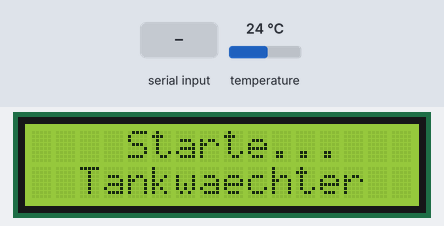
This sketch was run on a simulated Arduino Uno, built with avr-gcc and run on an emulated ATmega328P. Parts: 16×2 character LCD. The inputs (shaded band) are chosen by the test bench; at power-on: temperature 24 °C. What the sketch prints to the serial monitor is not drawn.

Above: at 1.3 s.
1.4 s: byte 11 (11) received over Serial
At 1.9 s:
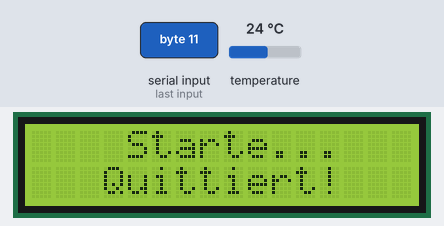
At 31.8 s:
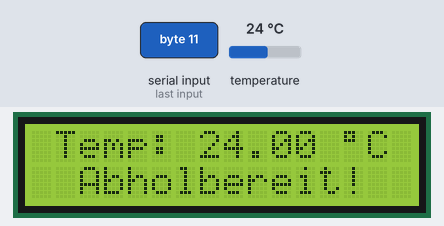
Timing chart, 0 to 32.2 s (numbered marks = the images above; inputs shaded):
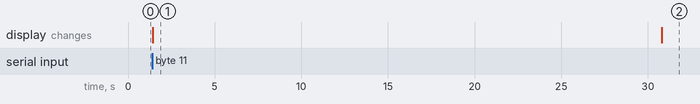

Measured:
- after the input at 1.4 s, the display: changes at once (image 1)
- what the display in image 1 shows lasts 29.4 s, from 1.4 s to 30.8 s

The sketch:

sketch_mar05a.ino
```cpp
#include <OneWire.h>
#include <DallasTemperature.h>
#include <LiquidCrystal_I2C.h>

// Der PIN D2 (GPIO 4) wird als BUS-Pin verwendet
#define ONE_WIRE_BUS 4

int incomingByte = 0; // Für eingehende serielle Daten

LiquidCrystal_I2C lcd(0x27,16,2);

OneWire oneWire(ONE_WIRE_BUS);
DallasTemperature DS18B20(&oneWire);

// In dieser Variable wird die Temperatur gespeichert
float temperatur;

// 0 = 600min ueber 13 Grad
// 1 = 360min ueber 16 Grad
// 2 = 300min ueber 28 Grad
// 3 = Ist ueber 600 min 13 Grad
// 4 = Ist ueber 360 min 26 Grad
// 5 = Ist ueber 300 min 28 Grad
// 6 = 300 min Netzwerk weg
// 7 = Ist ueber 300 min Netzwerk weg
// 8 = Ist ausgeloest
unsigned long zeitSpeicher[] = {0,0,0,0,0,0,0,0,0};
unsigned long timer = 0;
unsigned long warteButton = 0;
int fehlerAnzeige = 0;

int quittButtonZaehler = 0;
int reiniugungsButtonZaehler = 0;
int motorButtonZaehler = 0;

void setup(){
  Serial.begin(115200);

  // QuitButton
  pinMode(A0, INPUT);
  // DS18B20 initialisieren
  DS18B20.begin();
  // LCD-Display initialisieren
  lcd.init();
  lcd.backlight();
  lcd.setCursor(0,0);
  lcd.print("    Starte...");
  lcd.setCursor(0,1);
  lcd.print("  Tankwaechter");
}


void leseTemp() {
  DS18B20.requestTemperatures();
  temperatur = DS18B20.getTempCByIndex(0);
  checkTemp();
  // Ausgabe im seriellen Monitor
  Serial.println(String(temperatur) + " °C");
  lcd.setCursor(1,0);
  lcd.print("Temp: " + String(temperatur) + " \337C");
  switch (fehlerAnzeige){
    case 0:
      lcd.setCursor(0,1);
      lcd.print("  Abholbereit!");
      break;
    case 1:
      lcd.setCursor(0,1);
      lcd.print(" Nicht Laden!!!");
      break;
  }
}

// Check Temperatur nach Zeit
void checkTemp() {
  if (temperatur >= 28){
    Serial.println("Ueber 28 Grad");
    if (zeitSpeicher[2] >= 0 && zeitSpeicher[5] == 0) {
      zeitSpeicher[2] = millis();
      zeitSpeicher[3] = 0;
      zeitSpeicher[4] = 0;
      zeitSpeicher[5] = 1;
    }
    if (millis() >= zeitSpeicher[2] + (300*60000)){
      Serial.println("Ausgeloest! Temperatur ueber 28 Grad fuer 300 Minuten!");
      zeitSpeicher[5] = 0;
      fehlerAnzeige = 1;
    }
  }
  else if (temperatur >= 16){
    Serial.println("Ueber 16 Grad");
    if (zeitSpeicher[1] >= 0 && zeitSpeicher[4] == 0) {
      zeitSpeicher[1] = millis();
      zeitSpeicher[3] = 0;
      zeitSpeicher[4] = 1;
      zeitSpeicher[5] = 0;
    }
    if (millis() >= zeitSpeicher[1] + (1*60000)){
      Serial.println("Ausgeloest! Temperatur ueber 16 Grad fuer 360 Minuten!");
      zeitSpeicher[4] = 0;
      fehlerAnzeige = 1;
    }
  }
  else if (temperatur >= 13) {
    Serial.println("Ueber 13 Grad");
    if (zeitSpeicher[0] >= 0 && zeitSpeicher[3] == 0) {
      zeitSpeicher[0] = millis();
      zeitSpeicher[3] = 1;
      zeitSpeicher[4] = 0;
      zeitSpeicher[5] = 0;
    }
    if (millis() >= zeitSpeicher[0] + (1*60000)){
      Serial.println("Ausgeloest! Temperatur ueber 13 Grad fuer 600 Minuten!");
      zeitSpeicher[3] = 0;
      fehlerAnzeige = 1;
    }
  }
}

void quittieren() {
  if (quittButtonZaehler >= 1 && fehlerAnzeige != 0) {
    lcd.setCursor(0,1);
    lcd.print("   Quittiert!  ");
    Serial.println("Quittiert: Summer");
  }
  else if (quittButtonZaehler >= 5 && fehlerAnzeige != 0) {
    fehlerAnzeige = 0;
    lcd.setCursor(0,1);
    lcd.print("   Quittiert!  ");
    Serial.println("Quittiert: Fehler");
  }
}


void loop(){

  if (Serial.available() > 0) {
    // Lies das eingehende Byte:
    incomingByte = Serial.read();

    // Ausgeben:
    Serial.print("I received: ");
    Serial.println(incomingByte, DEC);

    switch (incomingByte) {
    case 10:
      if (fehlerAnzeige != 0) {
        lcd.setCursor(0,1);
        lcd.print("   Quittiert!  ");
        Serial.println("Quittiert: Summer");
      }
      break;
    case 11:
      if (fehlerAnzeige =! 0) {
        fehlerAnzeige = 0;
        lcd.setCursor(0,1);
        lcd.print("   Quittiert!  ");
        Serial.println("Quittiert: Fehler");
      }
      break;
  }
  }

  if (millis() >= (30*1000) + timer){
    timer = millis();
    leseTemp();
  }

}
```
